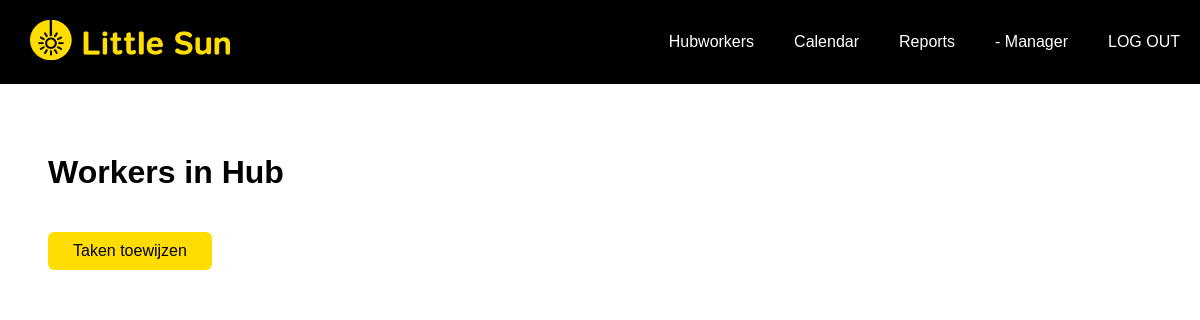
/manager_workers.php, run on an earlier commit of the app's database.
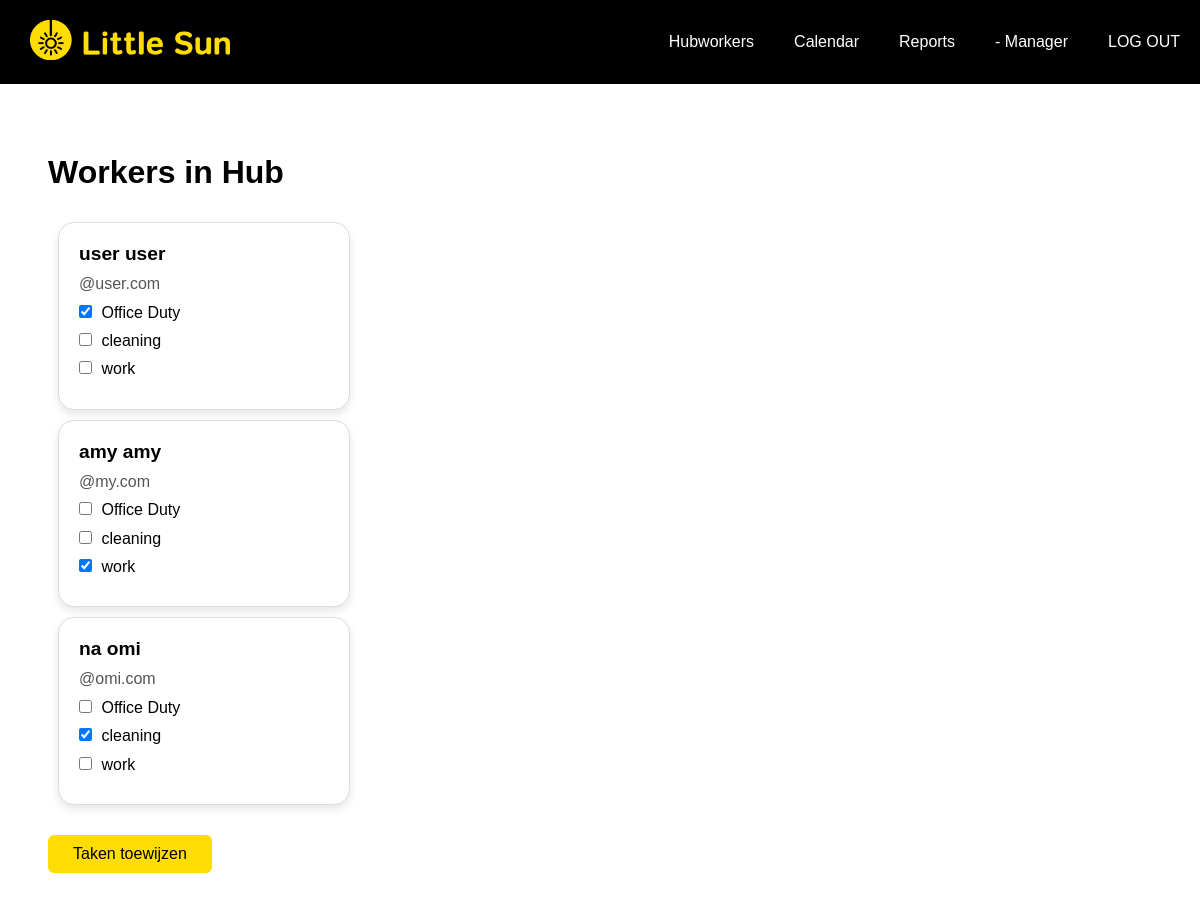
And on a later commit of the database.
### tables this page shows
CREATE TABLE `employees` (
  `id` int(11) NOT NULL,
  `firstname` varchar(300) NOT NULL,
  `lastname` varchar(300) NOT NULL,
  `email` varchar(300) NOT NULL,
  `password` varchar(300) NOT NULL,
  `function` enum('admin','manager','user') DEFAULT NULL,
  `location_id` int(11) DEFAULT NULL,
  `task_id` int(11) DEFAULT NULL
);

CREATE TABLE `hub_tasks` (
  `id` int(11) NOT NULL,
  `task_name` varchar(255) NOT NULL,
  `task_description` text,
  `task_type` varchar(100) DEFAULT NULL,
  `task_status` varchar(50) NOT NULL DEFAULT 'Open',
  `task_start_date` datetime DEFAULT NULL,
  `task_end_date` datetime DEFAULT NULL,
  `assigned_to` int(11) DEFAULT NULL,
  `hub_location_id` int(11) DEFAULT NULL,
  `assigned_manager_id` int(11) DEFAULT NULL
);

### classes/HubUser.php (called while the page is built, shortened)
<?php class HubUser
{
    private $pdo;
    public function __construct($pdo)
    {
        $this->pdo = $pdo;
    }
    public function getTasks()
    {
        try {
            $stmt = $this->pdo->prepare("SELECT * FROM hub_tasks");
            $stmt->execute();
            $tasks = $stmt->fetchAll(PDO::FETCH_ASSOC);
            return $tasks;
        } catch (PDOException $e) {
            echo "Fout bij het ophalen van taken: " . $e->getMessage();
            return [];
        }
    }
    public function getUsers()
    {
        $stmt = $this->pdo->query("SELECT * FROM employees WHERE function = 'user'");
        return $stmt->fetchAll(PDO::FETCH_ASSOC);
    }
}

### manager_workers.php (the view, shortened to what this page needs)
<?php
include_once(__DIR__ . "/classes/HubUser.php");
$pdo = Data::getConnection();
$hubUser = new HubUser($pdo);
$workers = $hubUser->getUsers();
$tasks = $hubUser->getTasks();
function getAssignedTasks($pdo) {
  $sql = "SELECT * FROM task_assignments";
  $stmt = $pdo->prepare($sql);
  $stmt->execute();
  return $stmt->fetchAll(PDO::FETCH_ASSOC);
}
$assignedTasks = getAssignedTasks($pdo);
?>
<!DOCTYPE html>
<html lang="en">
<head>
  <link rel="stylesheet" href="styles/normalize.css">
  <link rel="stylesheet" href="styles/nav.css">
  <link rel="stylesheet" href="styles/style.css">
  <link rel="stylesheet" href="styles/workers.css">
</head>
<body>
  <?php include_once("manager.nav.inc.php"); ?>
  <div class="body">
  <div class="index_title">
    <h1>Workers in Hub</h1>
  </div>
  <form method="post" action="">
    <div class="flex flex-row flex-wrap gap-1 p-2">
      <div class="workers">
        <?php foreach ($workers as $worker) : ?>
          <div class="worker-card">
            <div class="worker-details">
              <div class="worker-name"><?php echo $worker['firstname'] . ' ' . $worker['lastname']; ?></div>
              <div class="worker-email"><?php echo $worker['email']; ?></div>
              <div class="tasks">
                <?php foreach ($tasks as $task) : ?>
                  <div class="task-item">
                    <?php
                    $checked = '';
                    foreach ($assignedTasks as $assignment) {
                        if ($assignment['user_id'] == $worker['id'] && $assignment['task_id'] == $task['id']) {
                            $checked = 'checked';
                            break;
                        }
                    }
                    ?>
                    <input type="checkbox" id="task_<?php echo $worker['id'] . '_' . $task['id']; ?>" name="tasks_<?php echo $worker['id']; ?>[]" value="<?php echo $task['id']; ?>" <?php echo $checked; ?>>
                    <label for="task_<?php echo $worker['id'] . '_' . $task['id']; ?>"><?php echo $task['task_name']; ?></label>
                  </div>
                <?php endforeach; ?>
              </div>
            </div>
          </div>
        <?php endforeach; ?>
      </div>
    </div>
    <button type="submit" name="assign_tasks">Taken toewijzen</button>
  </form>
</div>
</body>
</html>

### manager.nav.inc.php (shortened to what this page needs)
<!DOCTYPE html>
<html lang="en">
<head>
    <link rel="stylesheet" href="/styles/normalize.css">
    <link rel="stylesheet" href="/styles/nav.css">
</head>
<body>
    <nav>
        <ul>
            <li><a href="index.php">
                    <img id="logo" src="images/little_sun_logo.png" alt="Logo">
                </a>
            </li>
            <li><a href="manager_workers.php">Hubworkers</a></li>
            <li><a href="manager_calendar/manager_calendar.php">Calendar</a></li>
            <li><a href="manager_generate_report.php">Reports</a></li>
            <li><a href="manager_index.php">- Manager</a></li>
            <li><a class="nav-items" href="logout.php">LOG OUT</a></li>
        </ul>
    </nav>

### styles/nav.css (style rules this page uses)
* { font-family: sans-serif; }
nav { background-color: black; }
nav ul { display: flex; list-style: none; margin: 0; padding: 0; align-items: center; }
nav ul li { position: relative; }
nav ul li a { display: block; padding: 10px 20px; text-decoration: none; color: #fff; transition: background-color 0.3s; }
#logo { height: 40px; }
nav ul li:first-child { margin-right: auto; }

### styles/style.css (style rules this page uses)
* { font-family: sans-serif; }
#logo { width: 200px; margin: 10px; }
.index_title { display: flex; justify-content: space-between; align-items: center; }

### styles/workers.css (style rules this page uses)
.body { margin: 5%; }
.body { margin: 48px; }
.index_title h1 { font-size: 2em; }
.worker-card { border: 1px solid #ddd; border-radius: 16px; box-shadow: 0 4px 8px rgba(0, 0, 0, 0.1); padding: 20px; margin: 10px; width: 250px; background-color: #fff; display: flex; flex-direction: column; justify-content: space-between; }
.worker-name { font-weight: bold; font-size: 1.2em; margin-bottom: 10px; }
.worker-email { margin-bottom: 10px; font-size: 1em; color: #555; }
.task-item { margin-bottom: 10px; }
.task-item input[type="checkbox"] { margin-right: 5px; }
.flex { display: flex; flex-wrap: wrap; gap: 20px; }
button[name="assign_tasks"] { background-color: #ffdd02; border: none; color: black; padding: 10px 25px; text-align: center; text-decoration: none; display: inline-block; font-size: 16px; margin: 20px auto; border-radius: 6px; cursor: pointer; }

What changed in the data, as far as the page shows it:
added employees: firstname "user", lastname "user", email "@user.com"
added hub_tasks: task_name "Office Duty"
added hub_tasks: task_name "cleaning"
added hub_tasks: task_name "work"
added employees: firstname "amy", lastname "amy", email "@my.com"
added employees: firstname "na", lastname "omi", email "@omi.com"
